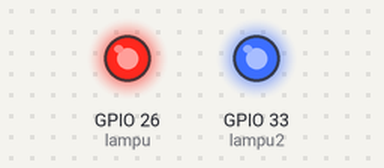
This sketch was run on a simulated ESP32. Parts: output pins drawn as LEDs (lit = HIGH). What the sketch prints to the serial monitor is not drawn.

Above: at 0.05 s.
Timing chart, 0 to 3.0 s (numbered marks = the images above):
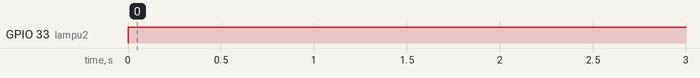

Measured:
- by itself, GPIO 33 (lampu2): LOW → HIGH at 0.00 s

The sketch:

sketch.ino
```cpp
int lampu=26;
int lampu2=33;

void setup() {
  // put your setup code here, to run once:
  Serial.begin(115200);
  Serial.println("Hello, ESP32!");
  pinMode(lampu, OUTPUT);
pinMode(lampu2, OUTPUT);
}

void loop() {
  // put your main code here, to run repeatedly:
  digitalWrite(lampu, HIGH);
digitalWrite(lampu2, HIGH);

  delay(1000); // this speeds up the simulation
  digitalWrite(lampu, LOW);
  digitalWrite(lampu2, LOW);
}
```
